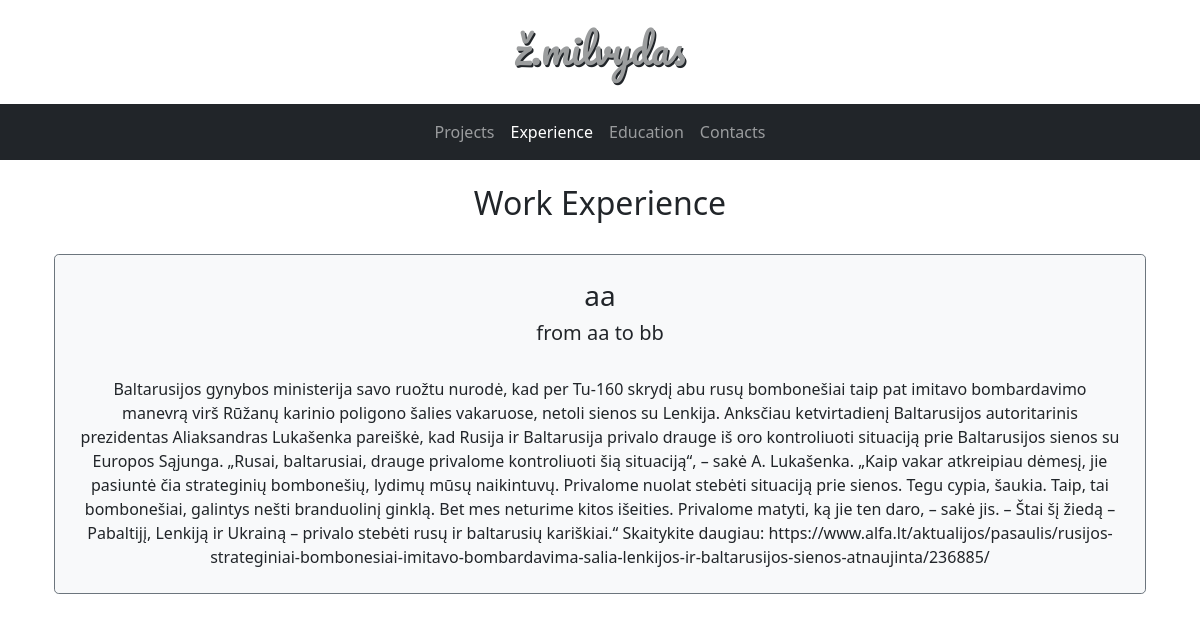
The app's page /experience/ with its own data.
### website/models.py (models this page shows, shortened)
class WorkExperience(models.Model):
    name = models.CharField(max_length= 255)
    duration = models.CharField(max_length= 255)
    description = models.CharField(max_length= 10000)

### website/views.py (the view)
# urls.py: path('experience/', views.experience, name='experience'),
def experience(request):
    all_workexperiences = WorkExperience.objects.all().order_by('-id')
    template = loader.get_template('experience.html')
    context = {
        'all_workexperiences': all_workexperiences,
        'nbar': 'experience'
    }
    return HttpResponse(template.render(context, request))

### website/templates/experience.html (shortened to what this page needs)
{% extends 'base.html' %}
{% block content %}
<h2>Work Experience</h2><br>
    {% for project in all_workexperiences %}
    <div class="container"><div class="p-4 mb-4 bg-light rounded-3 border border-secondary">
        <h3>{{project.name}}</h3>
        <h5>{{project.duration}}</h5>
    <br>{{project.description|safe}}<br></div></div><br>
    {% endfor %}
{% endblock %}

### website/templates/base.html (shortened to what this page needs)
{% load static %}
<head>
    <link href="https://cdn.jsdelivr.net/npm/bootstrap@5.1.3/dist/css/bootstrap.min.css" rel="stylesheet">
    <link rel="stylesheet" type="text/css" href="{% static 'css/styling.css' %}">
</head>
<body><br>
<h1>ž.milvydas</h1><br>
<nav class="navbar navbar-expand-lg navbar-dark bg-dark" aria-label="Tenth navbar example">
    <div class="container-fluid">
      <div class="collapse navbar-collapse justify-content-md-center" id="navbarsExample08">
        <ul class="navbar-nav">
          <li class="nav-item">
            <a class="nav-link {% if nbar == 'projects' %}active{% endif %}" href="/projects/">Projects</a>
          </li>
          <li class="nav-item">
            <a class="nav-link {% if nbar == 'experience' %}active{% endif %}" href="/experience/">Experience</a>
          </li>
          <li class="nav-item">
            <a class="nav-link {% if nbar == 'education' %}active{% endif %}" href="/education/">Education</a>
          </li>
          <li class="nav-item">
            <a class="nav-link {% if nbar == 'contacts' %}active{% endif %}" href="/contacts/">Contacts</a>
          </li>
        </ul>
      </div>
    </div>
  </nav>
  <br>
<div class="container">{% block content %} {% endblock %}</div><br><br>
</body>

### website/static/css/styling.css (style rules this page uses)
body { text-align: center; }
h1 { color: #9b9d9e; font-family: Pacifico; text-shadow: 1.5px 1.5px #212529; }

### records on screen
WorkExperience: name "aa", duration "from aa to bb", description "Baltarusijos gynybos ministerija savo ruožtu nurodė, kad per Tu-160 skrydį abu rusų bombonešiai taip pat imitavo bombardavimo manevrą virš Rūžanų karinio poligono šalies vakaruose, netoli sienos su Lenkija. Anksčiau ketvirtadienį Baltarusijos autoritarinis prezidentas Aliaksandras Lukašenka pareiškė, kad Rusija ir Baltarusija privalo drauge iš oro kontroliuoti situaciją prie Baltarusijos sienos su Europos Sąjunga. „Rusai, baltarusiai, drauge privalome kontroliuoti šią situaciją“, – sakė A. Lukašenka. „Kaip vakar atkreipiau dėmesį, jie pasiuntė čia strateginių bombonešių, lydimų mūsų naikintuvų. Privalome nuolat stebėti situaciją prie sienos. Tegu cypia, šaukia. Taip, tai bombonešiai,…"
